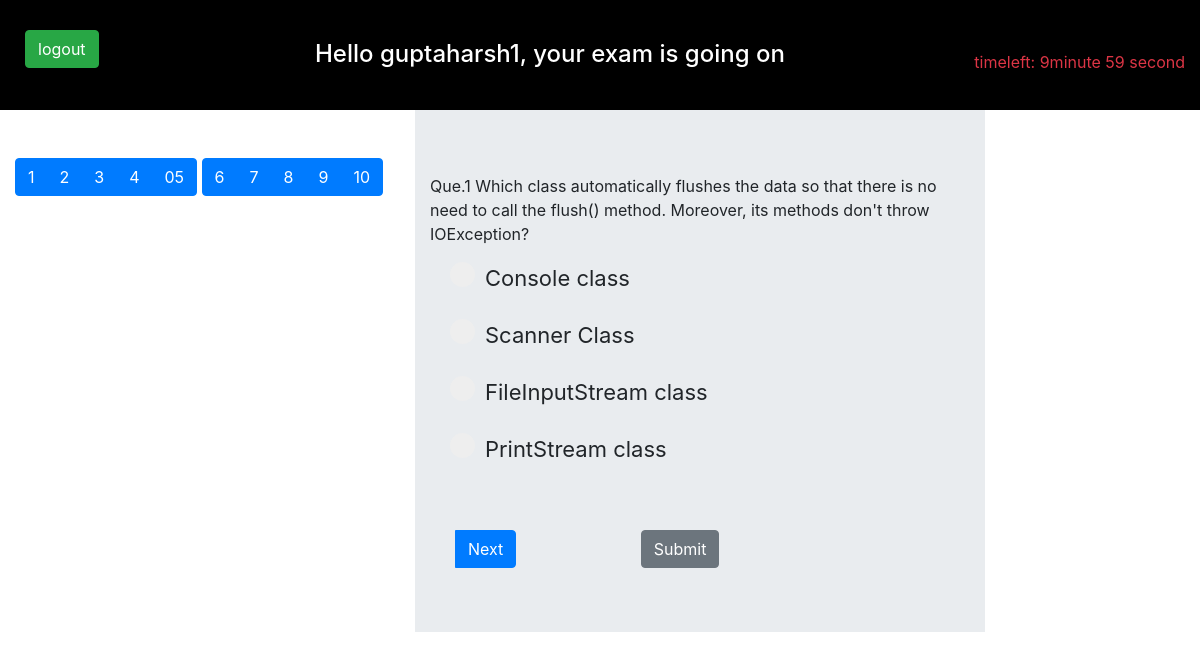
Screenshot of /test.php (signed in) with the database file from the repository.
### tables this page shows
CREATE TABLE `question` (
  `id` int(3) NOT NULL,
  `question` varchar(250) NOT NULL,
  `option1` varchar(250) NOT NULL,
  `option2` varchar(250) NOT NULL,
  `option3` varchar(250) NOT NULL,
  `option4` varchar(250) NOT NULL,
  `answer` int(3) NOT NULL
);

### test.php (the view, shortened to what this page needs)
<?php
$con=mysqli_connect("localhost","root","","webproject") or die("server not found");
$query="select * from question";
$x=mysqli_query($con,$query) or die("wrong query");
  ?>
<html>
<head>
  <link rel="stylesheet" href="file/bootstrap-4.2.1-dist/css/bootstrap.min.css">
	</head>
<body>
<div class="container-fluid" style="background-color: black; height:110px;" >
<div class="row">
	<div class="col-3">
		<form method="post" action="logout.php">
<input type="submit" name="logout" class="btn btn-success" style="margin-top: 30px;margin-left: 10px;" value="logout">	</input>
</form>
	</div>
<div class="col-6">
<h4  style="color:white;padding-top:40px;margin-left: px; "> Hello 	<? echo $_SESSION['name'];?>, your exam is going on</h4>
</div>
<div class="col-3">
	  <p class="text-danger" id="timeleft" style="text-align:right;color:white;margin-top:50px;">Time Left: 1 minute</p>
	</div>
</div>
</div>
<div class="container-fluid">
<div class="row">
<div class="col-4">
<br><br>
	 <div class="btn-group">
    <button type="button" class="btn btn-primary" value="1" id="01">1</button>
    <button type="button" class="btn btn-primary" value="2" id="02">2</button>
    <button type="button" class="btn btn-primary" value="3" id="03">3</button>
    <button type="button" class="btn btn-primary" value="4" id="04">4</button>
    <button type="button" class="btn btn-primary" value="5" id="05">05</button>
  </div>
 <div class="btn-group">
    <button type="button" class="btn btn-primary" value="6" id="06">6</button>
    <button type="button" class="btn btn-primary" value="7" id="07">7</button>
    <button type="button" class="btn btn-primary" value="8" id="08">8</button>
    <button type="button" class="btn btn-primary" value="9" id="09">9</button>
    <button type="button" class="btn btn-primary" value="10" id="010">10</button>
  </div>
</div>
<div class="col-6">
<div class="jumbotron jumbotron-fluid" >
  <div class="container" >
  	<form method="post" id="ka"  action="result1.php">
      <?php
      while($array=mysqli_fetch_array($x))
      { $qno=$array['id'];
        ?>
        <div id="<?php echo $array['id'];?>">
   <p>Que.<?php echo $array['id']." "; ?><?php echo $array['question'] ?></p></li>
  <div class="form-check">
      <label class="form-check-label container1">
        <input type="radio" class="form-check-input" id="radio1" name='<?php echo "$qno"?>' value="1" ><?php echo $array['option1'];?>
    <span class="checkmark"></span>
      </label>
    </div><br>
    <div class="form-check">
      <label class="form-check-label container1" >
        <input type="radio" class="form-check-input" id="radio2" name='<?php echo "$qno"?>' value="2"><?php echo $array['option2'];?>
      <span class="checkmark"></span>
      </label>
    </div><br>
    <div class="form-check">
      <label class="form-check-label container1">
        <input type="radio" class="form-check-input" name='<?php echo "$qno"?>' value="3"><?php echo $array['option3'];?>
      <span class="checkmark"></span>
      </label>
    </div><br>
      <div class="form-check">
      <label class="form-check-label container1">
        <input type="radio" class="form-check-input" name='<?php echo "$qno"?>' value="4"><?php echo $array['option4'];?>
   <span class="checkmark"></span>
      </label></div>
    </div><?php } ?></div>	<br>
<br>
 <div class="btn-group">
    <button type="button" class="btn btn-primary"  style="margin-left: 40px;" id="next">Next</button>
     </div>
<input type="submit" id="sub" class="btn btn-secondary" style="margin-left: 120px; value="submit"></button>
</div>
  </div>
</div>
	</body>
</html>

### test.php (style rules this page uses)
.container1 { display: block; position: relative; padding-left: 35px; margin-bottom: 12px; cursor: pointer; font-size: 22px; -webkit-user-select: none; -moz-user-select: none; -ms-user-select: none; user-select: none; }
.checkmark { position: absolute; top: 0; left: 0; height: 25px; width: 25px; background-color: #eee; border-radius: 50%; }
.checkmark:after { content: ""; position: absolute; display: none; }
.container1 .checkmark:after { top: 9px; left: 9px; width: 8px; height: 8px; border-radius: 50%; background: white; }

### rows the page displays
question: id "1", question "Which class automatically flushes the data so that there is no need to call the flush() method. Moreover, its methods don't throw IOException?", option1 "Console class", option2 "Scanner Class", option3 "FileInputStream class", option4 "PrintStream class"

### other values shown
$_SESSION['name'] "guptaharsh1"
